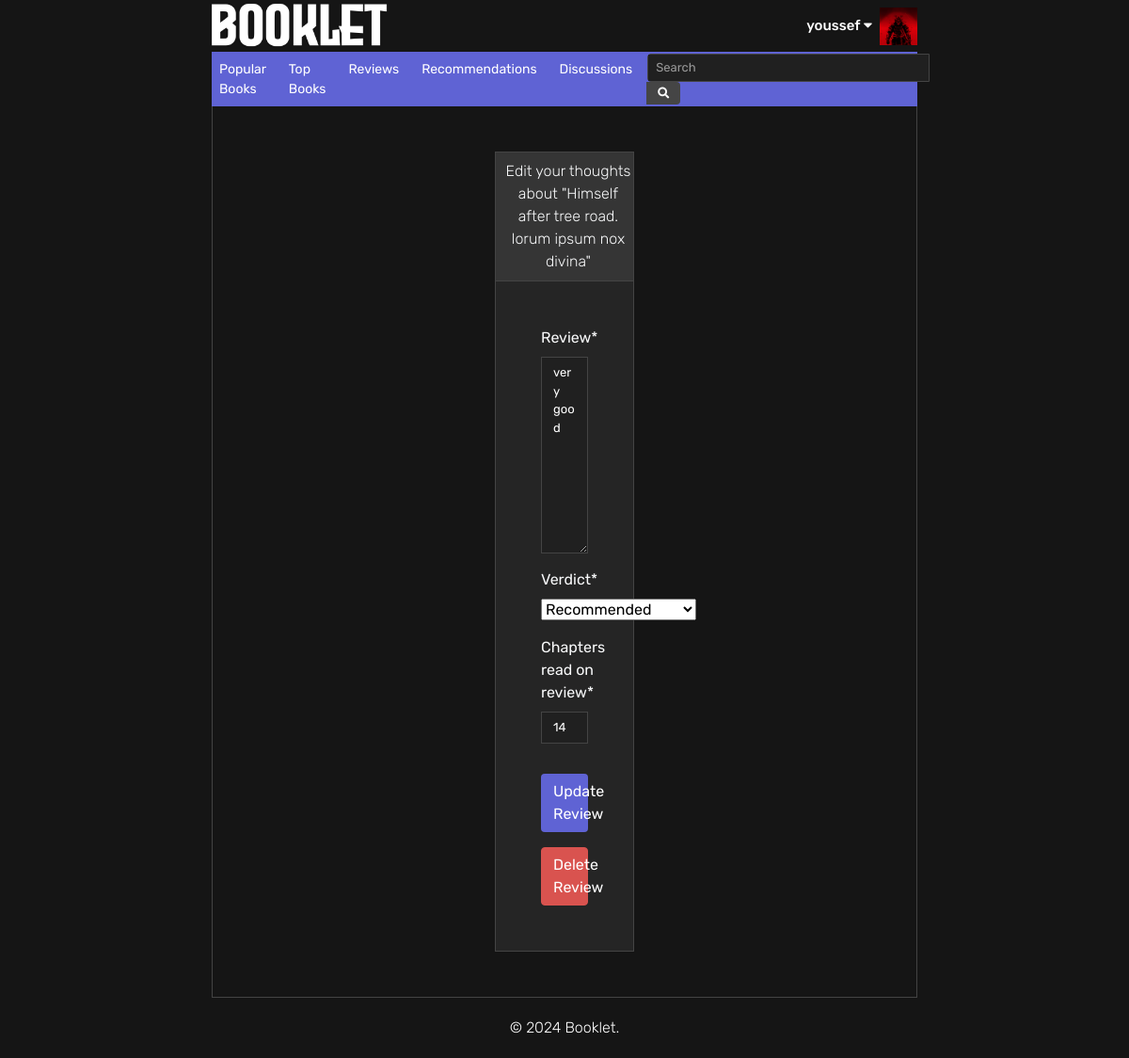
The app's page /book/23/7/review/ (signed in) with its own data.
### users/models.py (models this page shows)
class User(AbstractUser):
    pass
    username = models.CharField(max_length=300, unique=True)
    email = models.EmailField(max_length=300, unique=True)
    first_name = models.CharField(max_length=300, blank=True)
    last_name = models.CharField(max_length=300, blank=True)
    birthday = models.DateField(blank=True,null=True)
    image = models.ImageField(upload_to='users/',default='default.jpg')
    about = models.TextField(blank=True)
    created_date = models.DateTimeField(auto_now_add=True)
    modified_date = models.DateTimeField(auto_now=True)
    discussions = models.ManyToManyField(Book, through='Discussion', related_name='discussion')
    replies = models.ManyToManyField('Discussion', through='Reply', related_name='reply')
    reviews = models.ManyToManyField(Book, through='Review', related_name='review')
    recommendations = models.ManyToManyField(Book, through='Recommendation',through_fields=('user', 'book_original'), related_name='recommendation')
    ratings = models.ManyToManyField(Book, through='Rating', related_name='rating')

class Review(models.Model):
    book = models.ForeignKey(Book,on_delete=models.CASCADE,related_name='book_review')
    user = models.ForeignKey(User,on_delete=models.CASCADE,related_name='user_review')
    verdict = models.IntegerField(choices=VERDICTS)
    review = models.TextField()
    chapters_read_on_review = models.IntegerField()
    created_date = models.DateTimeField(auto_now_add=True)
    modified_date = models.DateTimeField(auto_now=True)

### books/models.py (models this page shows, shortened)
class Book(models.Model):
    title = models.CharField(max_length=300)
    alternative_titles = models.TextField(blank=True)
    volumes = models.IntegerField(blank=True)
    chapters = models.IntegerField(blank=True)
    status = models.IntegerField(choices=BOOK_STATUS,default=1)
    synopsis = models.TextField(blank=True)
    background = models.TextField(blank=True)
    cover = models.ImageField(upload_to='books/covers/',default='default_book.jpg')
    publishing_start_date = models.DateField(blank=True,null=True)
    publishing_end_date = models.DateField(blank=True,null=True)
    created_date = models.DateTimeField(auto_now_add=True)
    modified_date = models.DateTimeField(auto_now=True)
    relationships = models.ManyToManyField('self', through='Relationship', symmetrical=False)
    genres = models.ManyToManyField('Genre')

### users/views.py (the view)
# urls.py: path("book/<int:book_id>/<int:review_id>/review/", add_edit_review, name="edit-review"),
@login_required
def add_edit_review(request, book_id, review_id=None):
    book = get_object_or_404(Book, id=book_id)
    if review_id:
        review = get_object_or_404(Review, id=review_id, book=book, user=request.user)
        if review.user != request.user:
            messages.error(request, "You can't edit this review.")
            return redirect('book-detail', pk=book.id)
    else:
        existing_review = Review.objects.filter(book=book, user=request.user).first()
        if existing_review:
            messages.error(request, 'You have already reviewed this book.')
            return redirect('book-detail', pk=book.id)
        review = None
    if request.method == 'POST':
        if 'delete' in request.POST:
            if review:
                review.delete()
                messages.success(request, 'Your review has been deleted.')
            return redirect('book-detail', pk=book.id)
        else:
            form = ReviewForm(request.POST, instance=review, book=book)
            if form.is_valid():
                review = form.save(commit=False)
                review.book = book
                review.user = request.user
                review.save()
                if review_id:
                    messages.success(request, 'Your review has been updated.')
                else:
                    messages.success(request, 'Your review has been added.')
                return redirect('book-detail', pk=book.id)
            else:
                messages.error(request, 'There was an error with your review.')
    else:
        form = ReviewForm(instance=review, book=book)
    return render(request, 'add-edit-review.html', {'form': form, 'book': book, 'review_id': review_id})

### users/forms.py (shortened to what this page needs)
class ReviewForm(forms.ModelForm):
    class Meta:
        model = Review
        fields = ('review', 'verdict', 'chapters_read_on_review', )
    def __init__(self, *args, **kwargs):
        self.book = kwargs.pop('book', None)
        super().__init__(*args, **kwargs)

### users/templates/add-edit-review.html (shortened to what this page needs)
{% extends "books/base.html" %}
{% load crispy_forms_tags %}
{% block content %}
<div class="container pt-5 pb-5" style="padding-right: 300px; padding-left: 300px;">
    <div class="pl-2 pt-2 pb-2 border border-bottom-0 border-dark" style="background-color: #353535;">
        <p class="m-0 text-center">{% if review_id %}Edit{% else %}Write{% endif %} your thoughts about "{{ book.title }}"</p>
    </div>
    <div class="container p-5 border border-dark" style="background-color: #252525;">
        <form method="post" novalidate>
            {{ form|crispy }}
            <button type="submit" class="btn btn-primary mt-3">{% if review_id %}Update Review{% else %}Add Review{% endif %}</button>
            {% if review_id %}
            <button type="submit" name="delete" class="btn btn-danger mt-3" style="width: 100%;">Delete Review</button>
            {% endif %}
        </form>
    </div>
</div>
{% endblock content %}

### books/templates/books/base.html (shortened to what this page needs)
{% load static %}
<!DOCTYPE html>
<html>
<head>
    <link rel="stylesheet" href="https://cdn.jsdelivr.net/npm/bootstrap@4.3.1/dist/css/bootstrap.min.css">
    <link rel="stylesheet" href="https://cdnjs.cloudflare.com/ajax/libs/font-awesome/5.15.4/css/all.min.css">
    <link rel="stylesheet" href="{% static 'main.css' %}">
    <link href="https://cdn.jsdelivr.net/npm/select2@4.1.0-rc.0/dist/css/select2.min.css" rel="stylesheet" />
</head>
<body>
    <header class="site-header">
      <nav class="navbar navbar-expand-md navbar-dark p-0" style="background-color: #151515; height: 55px;">
        <div class="container" style="padding-left: 0; padding-right: 0;">
          <a class="navbar-brand mr-auto" href="{% url 'index' %}"><img style="width: 200px" src="{% static 'logo.png' %}"/></a>
          <div class="navbar-nav">
            {% if user.is_authenticated %}
            <div class="dropdown">
              <p class="text-white pt-2 pr-2 m-0 username" style="font-weight: 500; font-size: 15px; ; cursor: pointer;">
                {{ user.username }}
                <i class="fas fa-caret-down"></i>
              </p>
            </div>
              <img style="width: 40px; height: 40px; object-fit: cover; object-position: top;" src="{{ user.image.url }}"/>
            {% else %}
              <a class="nav-item nav-link primary-nav" style="color: #5f63d4;" href="{% url 'login' %}">Log In</a>
              <a class="nav-item nav-link primary-nav" style="color: #5f63d4;" href="{% url 'signup' %}">Sign Up</a>
            {% endif %}
          </div>
        </div>
      </nav>
      <nav class="navbar navbar-expand-md navbar-dark p-0" style="background-color: #5f63d4;">
        <div class="container" style="padding-left: 0; padding-right: 0;">
            <div class="navbar-nav mr-auto">
              <a class="nav-item nav-link secondary-nav text-white mr-2" href="{% url 'index' %}">Popular Books</a>
              <a class="nav-item nav-link secondary-nav text-white mr-2" href="{% url 'top-books' %}">Top Books</a>
              <a class="nav-item nav-link secondary-nav text-white mr-2" href="{% url 'recent-reviews' %}">Reviews</a>
              <a class="nav-item nav-link secondary-nav text-white mr-2" href="{% url 'recent-recommendations' %}">Recommendations</a>
              <a class="nav-item nav-link secondary-nav text-white mr-2" href="{% url 'recent-discussions' %}">Discussions</a>
            </div>
            <form class="form-inline ml-auto mr-2" id="search-form" method="get" autocomplete="off">
              <div class="input-group">
                  <div class="input-group-append">
                      <span class="input-group-text border-0 text-white" style='background-color: #454545; border-top-right-radius: .25rem; border-bottom-right-radius: .25rem; height: 100%; cursor: pointer;'>
                          <i class="fas fa-search fa-xs"></i>
                      </span>
                  </div>
              </div>
            </form>
        </div>
      </nav>
    </header>
    <main role="main" class="container border border-top-0 border-bottom-0 border-dark p-0">
      {% block content %}{% endblock %}
    </main>
    <footer class="footer border-top border-dark">
      <div class="container">
          <p class="mb-0">© 2024 Booklet.</p>
      </div>
  </footer>
</body>
</html>

### books/static/main.css (style rules this page uses)
html { height: 100%; min-height: 100%; scroll-behavior: smooth; }
body { font-family: "Rubik", sans-serif; font-optical-sizing: auto; font-weight: 400; font-style: normal; background-color: #151515; color: #f8f9fa; padding: 0 225px; height: 100%; min-height: 100%; }
p { font-weight: 300; }
.navbar .nav-link { font-size: 14px; }
.navbar .navbar-brand { font-size: 16px; font-weight: 500; }
.border-dark { border-color: #444 !important; }
.btn-primary { background-color: #5f63d4; width: 100%; }
.dropdown { position: relative; }
.form-control { background-color: #202020; border: 1px solid #444; color: #ffffff; border-radius: 0; }
.btn { background-color: #5f63d4; color: #ffffff; border: 1px solid transparent; }
.form-control, .form-control:focus, .select2-container--default .select2-selection--single, .select2-container--default .select2-results__option { font-size: 13px !important; }
.footer { flex-shrink: 0; background-color: #151515; color: #ffffff; text-align: center; padding: 20px 0; }
input[type=number] { -moz-appearance: textfield; }
.btn-danger { background-color: #d9534f !important; border: 1px solid #d9534f !important; width: 100%; }

### records on screen
User: username "youssef", image (picture)
Book: title "Himself after tree road. lorum ipsum nox divina"
Review: review "very good", verdict "Recommended", chapters_read_on_review "14"
